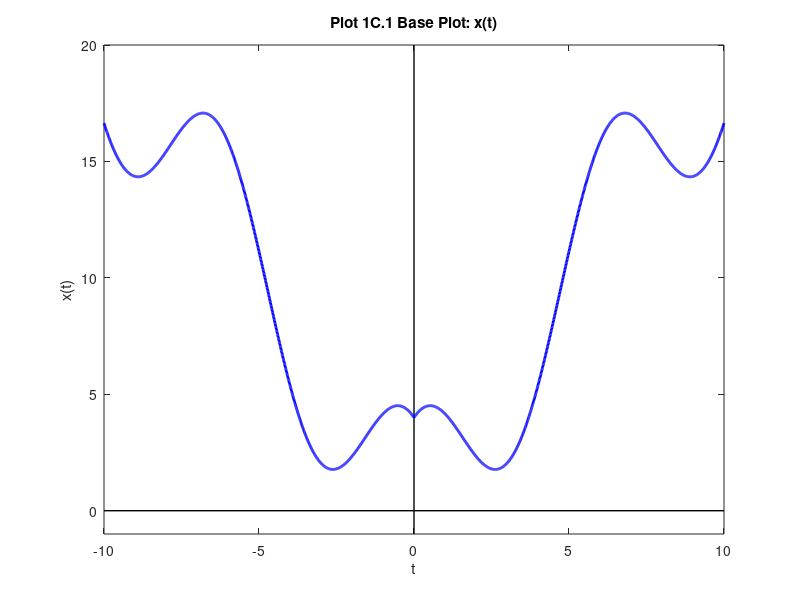
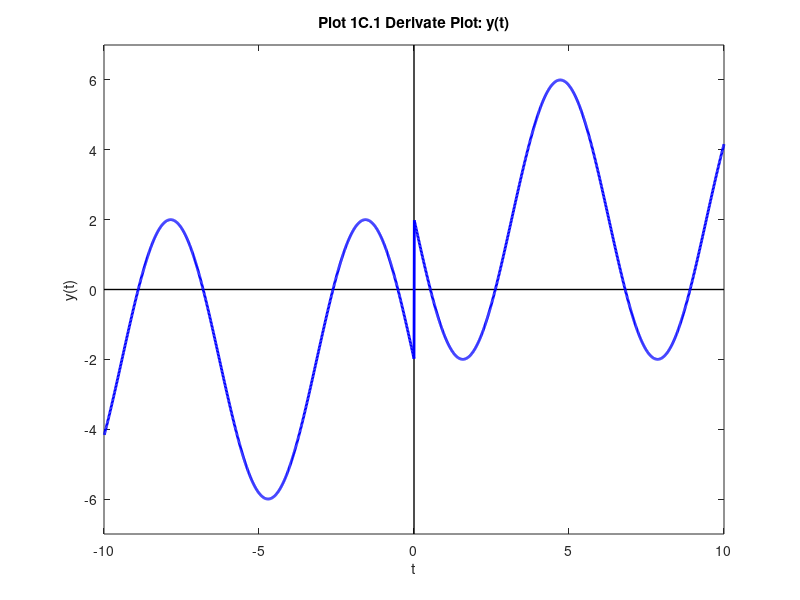
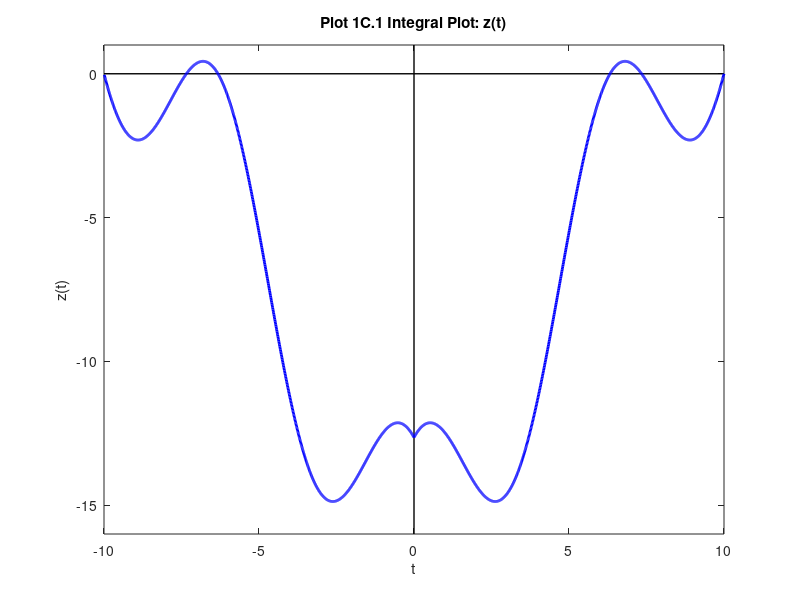

Reproduce these figures in MATLAB, in order.
% Christopher Brant
% C19816588
% MATLAB Homework 1C Due on 9/13/17

clear; clc; close all;

% a denotes the leftmost numerical digit of my student ID number
a = 1;
% b denotes the time scale for sample widths
b = 0.01;

% 1
% t is the base time values that everything else will be based on
t = -10:b:10;

% x is the base function that everything else will be based on
x = (((a + 1) .* abs(t)) + ((a + 3) .* cos(t))) .* ((t>=-10)&(t<=10));


% Plotting x(t) in the following section
origin = [0, 0];        % origin values used for plotting
x_lims = [-10, 10];     % x-axis limits for base plot
y_lims = [-1, 20];      % y-axis limits for base plot

% Create new graph window
figure();
% Plot axis lines
plot(x_lims, origin, 'LineStyle', '-', 'Color',...
    [0,0,0], 'LineWidth', 1);
hold on;
plot(origin, y_lims, 'LineStyle', '-', 'Color',...
    [0,0,0], 'LineWidth', 1);
% Plotting x(t)
Plot_x = plot(t, x, 'LineStyle', '-', 'Color',...
    [0,0,1], 'LineWidth', 2);
hold off;
% Adding labels and axis values to the plot
axis(horzcat(x_lims, y_lims));
title('Plot 1C.1 Base Plot: x(t)');
xlabel('t');
ylabel('x(t)');

% 2
% t_2 will be the time for the derivative plot
t_2 = t(2:end);

% y will be the signal for the derivative plot
y = diff(x) / b;

% Plotting y(t) in the following section
x_lims = [-10, 10];     % x-axis limits for derivative plot
y_lims = [-7, 7];      % y-axis limits for derivate plot

% Create new graph window
figure();
% Plot axis lines
plot(x_lims, origin, 'LineStyle', '-', 'Color',...
    [0,0,0], 'LineWidth', 1);
hold on;
plot(origin, y_lims, 'LineStyle', '-', 'Color',...
    [0,0,0], 'LineWidth', 1);
% Plotting x(t)
Plot_x = plot(t_2, y, 'LineStyle', '-', 'Color',...
    [0,0,1], 'LineWidth', 2);
hold off;
% Adding labels and axis values to the plot
axis(horzcat(x_lims, y_lims));
title('Plot 1C.1 Derivate Plot: y(t)');
xlabel('t');
ylabel('y(t)');

% 3
% Determining y_max, y_min, t_max, t_min for the slope of x(t)
y_max = max(y);
t_max = t_2(y==y_max);
y_min = min(y);
t_min = t_2(y==y_min);

% Printing out maximum and minimum values
fprintf('y_max = %0.3f\nt_max = %0.3f\n', y_max, t_max);
fprintf('y_min = %0.3f\nt_min = %0.3f\n', y_min, t_min);

% 4
% Plotting z(t): the integral signal of y(t)
z = cumsum(y) * b;

% Plotting y(t) in the following section
x_lims = [-10, 10];     % x-axis limits for derivative plot
y_lims = [-16, 1];      % y-axis limits for derivate plot

% Create new graph window
figure();
% Plot axis lines
plot(x_lims, origin, 'LineStyle', '-', 'Color',...
    [0,0,0], 'LineWidth', 1);
hold on;
plot(origin, y_lims, 'LineStyle', '-', 'Color',...
    [0,0,0], 'LineWidth', 1);
% Plotting x(t)
Plot_x = plot(t_2, z, 'LineStyle', '-', 'Color',...
    [0,0,1], 'LineWidth', 2);
hold off;
% Adding labels and axis values to the plot
axis(horzcat(x_lims, y_lims));
title('Plot 1C.1 Integral Plot: z(t)');
xlabel('t');
ylabel('z(t)');